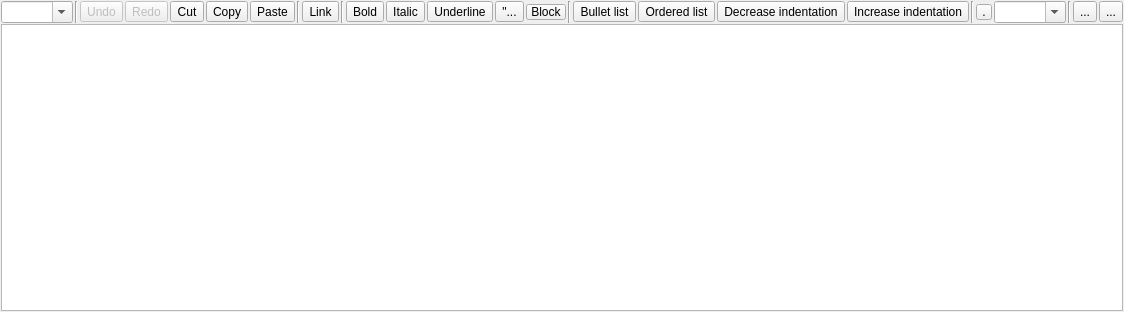
<?xml version="1.0" encoding="UTF-8"?>
<ui version="4.0">
 <class>MRichTextEdit</class>
 <widget class="QWidget" name="MRichTextEdit">
  <property name="geometry">
   <rect>
    <x>0</x>
    <y>0</y>
    <width>819</width>
    <height>312</height>
   </rect>
  </property>
  <property name="windowTitle">
   <string notr="true"/>
  </property>
  <layout class="QVBoxLayout" name="verticalLayout">
   <property name="spacing">
    <number>1</number>
   </property>
   <property name="leftMargin">
    <number>1</number>
   </property>
   <property name="topMargin">
    <number>1</number>
   </property>
   <property name="rightMargin">
    <number>1</number>
   </property>
   <property name="bottomMargin">
    <number>1</number>
   </property>
   <item>
    <widget class="QWidget" name="f_toolbar" native="true">
     <layout class="QHBoxLayout" name="horizontalLayout">
      <property name="spacing">
       <number>2</number>
      </property>
      <property name="leftMargin">
       <number>0</number>
      </property>
      <property name="topMargin">
       <number>0</number>
      </property>
      <property name="rightMargin">
       <number>0</number>
      </property>
      <property name="bottomMargin">
       <number>0</number>
      </property>
      <item>
       <widget class="QComboBox" name="f_paragraph">
        <property name="focusPolicy">
         <enum>Qt::ClickFocus</enum>
        </property>
        <property name="toolTip">
         <string>Paragraph formatting</string>
        </property>
        <property name="editable">
         <bool>true</bool>
        </property>
       </widget>
      </item>
      <item>
       <widget class="Line" name="line_4">
        <property name="orientation">
         <enum>Qt::Vertical</enum>
        </property>
       </widget>
      </item>
      <item>
       <widget class="QToolButton" name="f_undo">
        <property name="enabled">
         <bool>false</bool>
        </property>
        <property name="focusPolicy">
         <enum>Qt::ClickFocus</enum>
        </property>
        <property name="toolTip">
         <string>Undo (CTRL+Z)</string>
        </property>
        <property name="text">
         <string>Undo</string>
        </property>
        <property name="icon">
         <iconset theme="edit-undo">
          <normaloff>.</normaloff>.</iconset>
        </property>
        <property name="iconSize">
         <size>
          <width>16</width>
          <height>16</height>
         </size>
        </property>
       </widget>
      </item>
      <item>
       <widget class="QToolButton" name="f_redo">
        <property name="enabled">
         <bool>false</bool>
        </property>
        <property name="focusPolicy">
         <enum>Qt::ClickFocus</enum>
        </property>
        <property name="toolTip">
         <string>Redo</string>
        </property>
        <property name="text">
         <string>Redo</string>
        </property>
        <property name="icon">
         <iconset theme="edit-redo">
          <normaloff>.</normaloff>.</iconset>
        </property>
        <property name="iconSize">
         <size>
          <width>16</width>
          <height>16</height>
         </size>
        </property>
       </widget>
      </item>
      <item>
       <widget class="QToolButton" name="f_cut">
        <property name="focusPolicy">
         <enum>Qt::ClickFocus</enum>
        </property>
        <property name="toolTip">
         <string>Cut (CTRL+X)</string>
        </property>
        <property name="text">
         <string>Cut</string>
        </property>
        <property name="icon">
         <iconset theme="edit-cut">
          <normaloff>.</normaloff>.</iconset>
        </property>
        <property name="iconSize">
         <size>
          <width>16</width>
          <height>16</height>
         </size>
        </property>
       </widget>
      </item>
      <item>
       <widget class="QToolButton" name="f_copy">
        <property name="focusPolicy">
         <enum>Qt::ClickFocus</enum>
        </property>
        <property name="toolTip">
         <string>Copy (CTRL+C)</string>
        </property>
        <property name="text">
         <string>Copy</string>
        </property>
        <property name="icon">
         <iconset theme="edit-copy">
          <normaloff>.</normaloff>.</iconset>
        </property>
        <property name="iconSize">
         <size>
          <width>16</width>
          <height>16</height>
         </size>
        </property>
       </widget>
      </item>
      <item>
       <widget class="QToolButton" name="f_paste">
        <property name="focusPolicy">
         <enum>Qt::ClickFocus</enum>
        </property>
        <property name="toolTip">
         <string>Paste (CTRL+V)</string>
        </property>
        <property name="text">
         <string>Paste</string>
        </property>
        <property name="icon">
         <iconset theme="edit-paste">
          <normaloff>.</normaloff>.</iconset>
        </property>
        <property name="iconSize">
         <size>
          <width>16</width>
          <height>16</height>
         </size>
        </property>
       </widget>
      </item>
      <item>
       <widget class="Line" name="line">
        <property name="orientation">
         <enum>Qt::Vertical</enum>
        </property>
       </widget>
      </item>
      <item>
       <widget class="QToolButton" name="f_link">
        <property name="focusPolicy">
         <enum>Qt::ClickFocus</enum>
        </property>
        <property name="toolTip">
         <string>Link (CTRL+L)</string>
        </property>
        <property name="text">
         <string>Link</string>
        </property>
        <property name="icon">
         <iconset theme="applications-internet">
          <normaloff>.</normaloff>.</iconset>
        </property>
        <property name="iconSize">
         <size>
          <width>16</width>
          <height>16</height>
         </size>
        </property>
        <property name="checkable">
         <bool>true</bool>
        </property>
       </widget>
      </item>
      <item>
       <widget class="Line" name="line_3">
        <property name="orientation">
         <enum>Qt::Vertical</enum>
        </property>
       </widget>
      </item>
      <item>
       <widget class="QToolButton" name="f_bold">
        <property name="focusPolicy">
         <enum>Qt::ClickFocus</enum>
        </property>
        <property name="toolTip">
         <string notr="true">Bold (CTRL+B)</string>
        </property>
        <property name="text">
         <string>Bold</string>
        </property>
        <property name="icon">
         <iconset theme="format-text-bold">
          <normaloff>.</normaloff>.</iconset>
        </property>
        <property name="iconSize">
         <size>
          <width>16</width>
          <height>16</height>
         </size>
        </property>
        <property name="checkable">
         <bool>true</bool>
        </property>
       </widget>
      </item>
      <item>
       <widget class="QToolButton" name="f_italic">
        <property name="focusPolicy">
         <enum>Qt::ClickFocus</enum>
        </property>
        <property name="toolTip">
         <string>Italic (CTRL+I)</string>
        </property>
        <property name="text">
         <string>Italic</string>
        </property>
        <property name="icon">
         <iconset theme="format-text-italic">
          <normaloff>.</normaloff>.</iconset>
        </property>
        <property name="iconSize">
         <size>
          <width>16</width>
          <height>16</height>
         </size>
        </property>
        <property name="checkable">
         <bool>true</bool>
        </property>
       </widget>
      </item>
      <item>
       <widget class="QToolButton" name="f_underline">
        <property name="focusPolicy">
         <enum>Qt::ClickFocus</enum>
        </property>
        <property name="toolTip">
         <string>Underline (CTRL+U)</string>
        </property>
        <property name="text">
         <string>Underline</string>
        </property>
        <property name="icon">
         <iconset theme="format-text-underline">
          <normaloff>.</normaloff>.</iconset>
        </property>
        <property name="iconSize">
         <size>
          <width>16</width>
          <height>16</height>
         </size>
        </property>
        <property name="checkable">
         <bool>true</bool>
        </property>
       </widget>
      </item>
      <item>
       <widget class="QToolButton" name="f_inlquote">
        <property name="text">
         <string>&quot;...</string>
        </property>
        <property name="checkable">
         <bool>true</bool>
        </property>
       </widget>
      </item>
      <item>
       <widget class="QToolButton" name="f_blkquote">
        <property name="minimumSize">
         <size>
          <width>40</width>
          <height>16</height>
         </size>
        </property>
        <property name="maximumSize">
         <size>
          <width>50</width>
          <height>16</height>
         </size>
        </property>
        <property name="focusPolicy">
         <enum>Qt::ClickFocus</enum>
        </property>
        <property name="toolTip">
         <string>Text foreground color</string>
        </property>
        <property name="text">
         <string>Block</string>
        </property>
        <property name="iconSize">
         <size>
          <width>16</width>
          <height>16</height>
         </size>
        </property>
       </widget>
      </item>
      <item>
       <widget class="Line" name="line_5">
        <property name="orientation">
         <enum>Qt::Vertical</enum>
        </property>
       </widget>
      </item>
      <item>
       <widget class="QToolButton" name="f_list_bullet">
        <property name="focusPolicy">
         <enum>Qt::ClickFocus</enum>
        </property>
        <property name="toolTip">
         <string>Bullet list (CTRL+-)</string>
        </property>
        <property name="text">
         <string>Bullet list</string>
        </property>
        <property name="iconSize">
         <size>
          <width>16</width>
          <height>16</height>
         </size>
        </property>
        <property name="checkable">
         <bool>true</bool>
        </property>
       </widget>
      </item>
      <item>
       <widget class="QToolButton" name="f_list_ordered">
        <property name="focusPolicy">
         <enum>Qt::ClickFocus</enum>
        </property>
        <property name="toolTip">
         <string>Ordered list (CTRL+=)</string>
        </property>
        <property name="text">
         <string>Ordered list</string>
        </property>
        <property name="iconSize">
         <size>
          <width>16</width>
          <height>16</height>
         </size>
        </property>
        <property name="checkable">
         <bool>true</bool>
        </property>
       </widget>
      </item>
      <item>
       <widget class="QToolButton" name="f_indent_dec">
        <property name="focusPolicy">
         <enum>Qt::ClickFocus</enum>
        </property>
        <property name="toolTip">
         <string>Decrease indentation (CTRL+,)</string>
        </property>
        <property name="text">
         <string>Decrease indentation</string>
        </property>
        <property name="icon">
         <iconset theme="format-indent-less">
          <normaloff>.</normaloff>.</iconset>
        </property>
        <property name="iconSize">
         <size>
          <width>16</width>
          <height>16</height>
         </size>
        </property>
       </widget>
      </item>
      <item>
       <widget class="QToolButton" name="f_indent_inc">
        <property name="focusPolicy">
         <enum>Qt::ClickFocus</enum>
        </property>
        <property name="toolTip">
         <string>Increase indentation (CTRL+.)</string>
        </property>
        <property name="text">
         <string>Increase indentation</string>
        </property>
        <property name="icon">
         <iconset theme="format-indent-more">
          <normaloff>.</normaloff>.</iconset>
        </property>
        <property name="iconSize">
         <size>
          <width>16</width>
          <height>16</height>
         </size>
        </property>
       </widget>
      </item>
      <item>
       <widget class="Line" name="line_2">
        <property name="orientation">
         <enum>Qt::Vertical</enum>
        </property>
       </widget>
      </item>
      <item>
       <widget class="QToolButton" name="f_bgcolor">
        <property name="minimumSize">
         <size>
          <width>16</width>
          <height>16</height>
         </size>
        </property>
        <property name="maximumSize">
         <size>
          <width>16</width>
          <height>16</height>
         </size>
        </property>
        <property name="focusPolicy">
         <enum>Qt::ClickFocus</enum>
        </property>
        <property name="toolTip">
         <string>Text background color</string>
        </property>
        <property name="text">
         <string>.</string>
        </property>
        <property name="iconSize">
         <size>
          <width>16</width>
          <height>16</height>
         </size>
        </property>
       </widget>
      </item>
      <item>
       <widget class="QComboBox" name="f_fontsize">
        <property name="focusPolicy">
         <enum>Qt::ClickFocus</enum>
        </property>
        <property name="toolTip">
         <string>Font size</string>
        </property>
        <property name="editable">
         <bool>true</bool>
        </property>
       </widget>
      </item>
      <item>
       <widget class="Line" name="line_6">
        <property name="orientation">
         <enum>Qt::Vertical</enum>
        </property>
       </widget>
      </item>
      <item>
       <widget class="QToolButton" name="f_image">
        <property name="text">
         <string notr="true">...</string>
        </property>
       </widget>
      </item>
      <item>
       <spacer name="horizontalSpacer">
        <property name="orientation">
         <enum>Qt::Horizontal</enum>
        </property>
        <property name="sizeHint" stdset="0">
         <size>
          <width>40</width>
          <height>20</height>
         </size>
        </property>
       </spacer>
      </item>
      <item>
       <widget class="QToolButton" name="f_menu">
        <property name="text">
         <string>...</string>
        </property>
       </widget>
      </item>
     </layout>
     <zorder>f_paragraph</zorder>
     <zorder>line_4</zorder>
     <zorder>f_undo</zorder>
     <zorder>f_redo</zorder>
     <zorder>f_cut</zorder>
     <zorder>f_copy</zorder>
     <zorder>f_paste</zorder>
     <zorder>line</zorder>
     <zorder>f_link</zorder>
     <zorder>line_3</zorder>
     <zorder>f_italic</zorder>
     <zorder>f_underline</zorder>
     <zorder>line_2</zorder>
     <zorder>f_fontsize</zorder>
     <zorder>line_5</zorder>
     <zorder>f_list_bullet</zorder>
     <zorder>f_list_ordered</zorder>
     <zorder>f_indent_dec</zorder>
     <zorder>f_indent_inc</zorder>
     <zorder>f_bold</zorder>
     <zorder>f_bgcolor</zorder>
     <zorder>f_inlquote</zorder>
     <zorder>f_image</zorder>
     <zorder>line_6</zorder>
     <zorder>f_menu</zorder>
     <zorder>f_blkquote</zorder>
    </widget>
   </item>
   <item>
    <widget class="MTextEdit" name="f_textedit">
     <property name="autoFormatting">
      <set>QTextEdit::AutoNone</set>
     </property>
     <property name="tabChangesFocus">
      <bool>true</bool>
     </property>
    </widget>
   </item>
  </layout>
 </widget>
 <customwidgets>
  <customwidget>
   <class>MTextEdit</class>
   <extends>QTextEdit</extends>
   <header>mtextedit.h</header>
  </customwidget>
 </customwidgets>
 <tabstops>
  <tabstop>f_textedit</tabstop>
  <tabstop>f_inlquote</tabstop>
  <tabstop>f_image</tabstop>
  <tabstop>f_menu</tabstop>
 </tabstops>
 <resources/>
 <connections/>
</ui>
